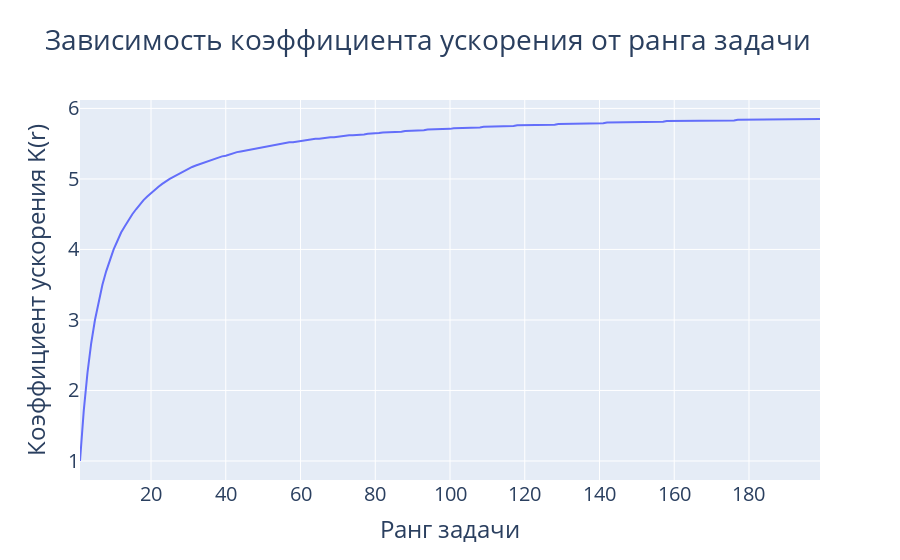

Notebook code cell kept with this figure:
### Code cell
# Acceleration coefficient graphic (dependence on problem rank)
stages_amount = 6
x_vector = []
y_vector = []
for i in range(1, 200):
    vector_1 = [random.randint(0, 63) for _ in range(i)]
    vector_2 = [random.randint(0, 63) for _ in range(i)]
    seq_pipeline = ArithmeticPipeline(vector_1, vector_2, 1, 6)
    par_pipeline = ArithmeticPipeline(vector_1, vector_2, 6, 6)
    while seq_pipeline.is_busy:
        seq_pipeline.tact()
    while par_pipeline.is_busy:
        par_pipeline.tact()
    x_vector.append(i)
    y_vector.append(round(seq_pipeline.status['tacts_done'] / 
                          par_pipeline.status['tacts_done'], 2))
fig = go.Figure()
fig.add_trace(
    go.Scatter(x=x_vector, y=y_vector, mode='lines',
               text=[f'r = {r}; K(r) = {y}' for r, y in enumerate(y_vector, 1)],
               textposition='bottom center')
)
fig.update_layout(title_text='Зависимость коэффициента ускорения от ранга задачи',
                  font=dict(size=20))
fig.update_xaxes(title_text='Ранг задачи')
fig.update_yaxes(title_text='Коэффициент ускорения K(r)')
fig.show(width=1280, height=1280, autosize=True)

### Figure 1 — Plotly figure (JSON) as saved in the notebook; plotly's stock layout.template omitted (floating-point values rounded to 4 significant figures; data arrays with more than 128 entries replaced by an {"elided": "..."} marker saying what was removed)
{"data": [{"mode": "lines", "text": {"elided": "199 str values"}, "textposition": "bottom center", "type": "scatter", "x": {"elided": "199 int values"}, "y": {"elided": "199 float values"}}], "layout": {"font": {"size": 20}, "title": {"text": "Зависимость коэффициента ускорения от ранга задачи"}, "xaxis": {"title": {"text": "Ранг задачи"}}, "yaxis": {"title": {"text": "Коэффициент ускорения K(r)"}}}}
